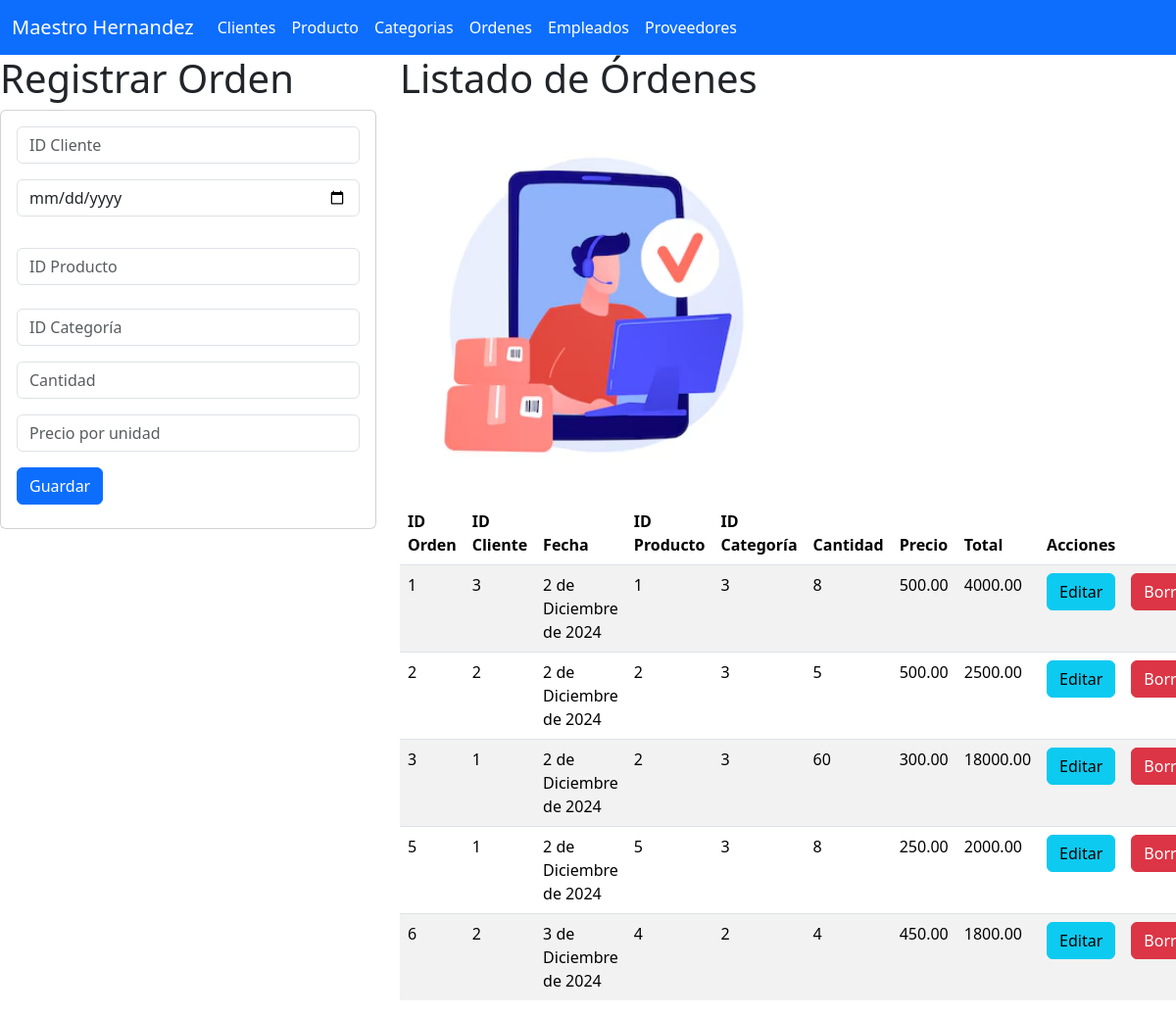
The page /orden/ on the database its author committed.
### ordenes_app/models.py (models this page shows, shortened)
class Orden(models.Model):
    id_orden = models.AutoField(primary_key=True)
    Id_cliente = models.IntegerField()
    Fecha = models.DateField(null=True, blank=True)
    Id_producto = models.IntegerField()
    Id_Categoria = models.IntegerField()
    Cantidad = models.IntegerField()
    Precio = models.DecimalField(max_digits=10, decimal_places=2, default=0.0)  # Nuevo campo para el precio
    @property
    def Total(self):
        return self.Cantidad * self.Precio

### ordenes_app/views.py (the view)
# urls.py: path('orden/', views.inicio_vistaOrden, name="inicio_vistaOrden"),  # Vista inicial para listar órdenes
def inicio_vistaOrden(request):
    lasordenes = Orden.objects.all()
    return render(request, "gestionarOrdenes.html", {"misordenes": lasordenes})

### ordenes_app/templates/gestionarOrdenes.html
{% extends "base.html" %}
{% load static %}
{% block cuerpo %}
    <div class="row">
        <div class="col-sm-12 col-md-4 col-lg-4 col-xl-4">
            <h1>Registrar Orden</h1>
            <div class="card">
              <div class="card-body">
                <form action="/registrarOrden/" method="POST">{% csrf_token %}
                  <div class="form-group">
                    <input type="number" id="txtid_cliente" name="txtid_cliente" class="form-control"
                    placeholder="ID Cliente" required>
                  </div>
                  <div class="form-group py-3">
                    <input type="date" id="datefecha" name="datefecha" class="form-control"
                    placeholder="Fecha de Orden" required>
                  </div>
                  <div class="form-group py-3">
                    <input type="number" id="txtid_producto" name="txtid_producto" class="form-control"
                    placeholder="ID Producto" required>
                  </div>
                  <div class="form-group py-2">
                    <input type="number" id="txtid_categoria" name="txtid_categoria" class="form-control"
                    placeholder="ID Categoría" required>
                  </div>
                  <div class="form-group py-2">
                    <input type="number" id="txtcantidad" name="txtcantidad" class="form-control"
                    placeholder="Cantidad" min="1" required>
                  </div>
                  <div class="form-group py-2">
                    <input type="number" step="0.01" id="txtprecio" name="txtprecio" class="form-control"
                    placeholder="Precio por unidad" min="0" required>
                  </div>
                  <div class="form-group py-2">
                    <button type="submit" class="btn btn-primary">Guardar</button>
                  </div>
                </form>
              </div>
            </div>
        </div>
        <div class="col-sm-12 col-md-8 col-lg-8 col-xl-8">
            <h1>Listado de Órdenes</h1>
            <img class="w-50" src="{% static 'img/ordenes.avif' %}" alt="Gestión de Órdenes" width="400" height="400">
            <div class="table-responsive">
                <table class="table table-striped">
                    <thead>
                      <tr>
                        <th scope="col">ID Orden</th>
                        <th scope="col">ID Cliente</th>
                        <th scope="col">Fecha</th>
                        <th scope="col">ID Producto</th>
                        <th scope="col">ID Categoría</th>
                        <th scope="col">Cantidad</th>
                        <th scope="col">Precio</th>
                        <th scope="col">Total</th>
                        <th colspan="2">Acciones</th>
                      </tr>
                    </thead>
                    <tbody>
                      {% for o in misordenes %}
                      <tr>
                        <td>{{ o.id_orden }}</td>
                        <td>{{ o.Id_cliente }}</td>
                        <td>{{ o.Fecha }}</td>
                        <td>{{ o.Id_producto }}</td>
                        <td>{{ o.Id_Categoria }}</td>
                        <td>{{ o.Cantidad }}</td>
                        <td>{{ o.Precio }}</td>
                        <td>{{ o.Total }}</td>
                        <td>
                          <a href="seleccionarOrden/{{ o.id_orden }}" class="btn btn-info">Editar</a>
                        </td>
                        <td>
                          <a href="borrarOrden/{{ o.id_orden }}" class="btn btn-danger">Borrar</a>
                        </td>
                      </tr>
                      {% endfor %}
                    </tbody>
                </table>
            </div>
        </div>
    </div>
{% endblock %}

### templates/base.html (shortened to what this page needs)
<!doctype html>
<html lang="en">
  <head>
    <link href="https://cdn.jsdelivr.net/npm/bootstrap@5.3.3/dist/css/bootstrap.min.css" rel="stylesheet">
  </head>
  <body>
    <nav class="navbar navbar-expand-lg bg-primary" data-bs-theme="dark">
        <div class="container-fluid">
          <a class="navbar-brand" href="/">Maestro Hernandez</a>
          <div class="collapse navbar-collapse" id="navbarNav">
            <ul class="navbar-nav">
              <li class="nav-item">
                <a class="nav-link active" aria-current="page" href="{% url 'inicio_vistaCliente' %}"> Clientes</a>
              </li>
              <li class="nav-item">
                <a class="nav-link active" aria-current="page" href="{% url 'inicio_vistaProducto' %}"> Producto</a>
              </li>
              <li class="nav-item">
                <a class="nav-link active" aria-current="page" href="{% url 'inicio_vistaCategoria' %}"> Categorias</a>
              </li>
              <li class="nav-item">
                <a class="nav-link active" aria-current="page" href="{% url 'inicio_vistaOrden' %}"> Ordenes</a>
              </li>
              <li class="nav-item">
                <a class="nav-link active" aria-current="page" href="{% url 'inicio_vistaEmpleado' %}"> Empleados</a>
              </li>
              <li class="nav-item">
                <a class="nav-link active" aria-current="page" href="{% url 'inicio_vistaProveedor' %}"> Proveedores</a>
              </li>
            </ul>
          </div>
        </div>
      </nav>
    {% block cuerpo %}
    {% endblock %}
  </body>
</html>

### rows shown on the page
Orden: id_orden "1", Id_cliente "3", Fecha "2 de Diciembre de 2024", Id_producto "1", Id_Categoria "3", Cantidad "8", Precio "500.00", Total "4000.00"
Orden: id_orden "2", Id_cliente "2", Fecha "2 de Diciembre de 2024", Id_producto "2", Id_Categoria "3", Cantidad "5", Precio "500.00", Total "2500.00"
Orden: id_orden "3", Id_cliente "1", Fecha "2 de Diciembre de 2024", Id_producto "2", Id_Categoria "3", Cantidad "60", Precio "300.00", Total "18000.00"
Orden: id_orden "5", Id_cliente "1", Fecha "2 de Diciembre de 2024", Id_producto "5", Id_Categoria "3", Cantidad "8", Precio "250.00", Total "2000.00"
Orden: id_orden "6", Id_cliente "2", Fecha "3 de Diciembre de 2024", Id_producto "4", Id_Categoria "2", Cantidad "4", Precio "450.00", Total "1800.00"
